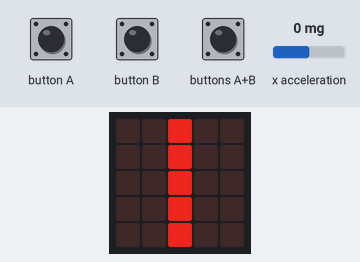
Bench run of a program on a simulated BBC micro:bit running MicroPython. Shown: the board's 5×5 LED display. Inputs (shaded band) come from the test bench; at power-on: x acceleration 0 mg. Dim RGB values are drawn brighter than linear.

Above: at 1.2 s.
1.3 s: x acceleration set to -1440 mg
At 2.2 s:
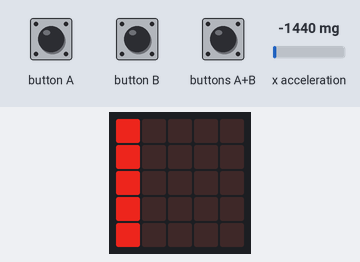
2.8 s: x acceleration set to 750 mg
At 3.3 s:
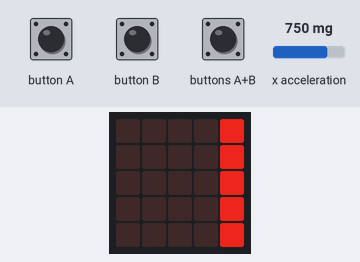
4.3 s: x acceleration set to -750 mg
At 5.5 s:
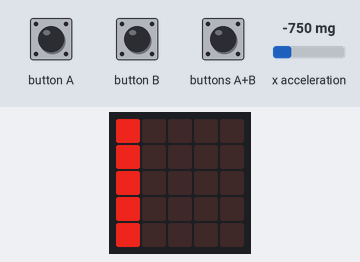
5.8 s: x acceleration set to 0 mg
At 6.8 s:
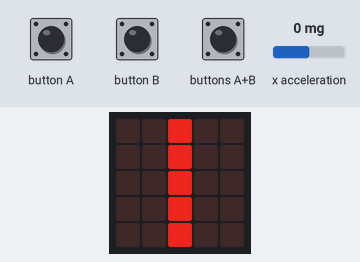
7.3 s: buttons A+B pressed for 0.15 s
At 8.0 s:
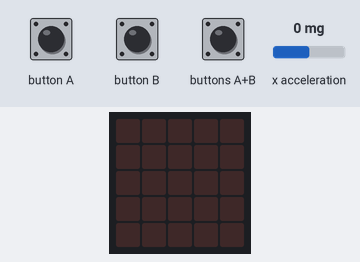
Timing chart, 0 to 9.9 s (numbered marks = the images above; inputs shaded):
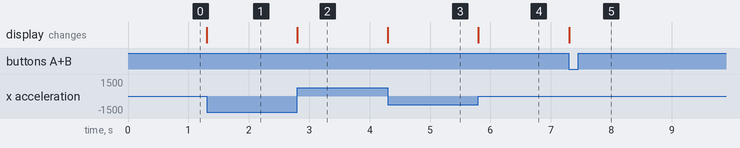

The program:

Spirit_Level_with_on_and_off.py
```python
from microbit import *

centre = Image("00700:""00700:""00700:""00700:""00700:")
right1 = Image("00070:""00070:""00070:""00070:""00070:")
left1 = Image("07000:""07000:""07000:""07000:""07000:")
right2 = Image("00007:""00007:""00007:""00007:""00007:")
left2 = Image("70000:""70000:""70000:""70000:""70000:")

screen = 1

while screen == 1:

    reading = accelerometer.get_x()

    if reading > 30 and reading < 60:
        display.show(right1)
    elif reading <-30 and reading >-60:
        display.show(left1)
    elif reading > 60:
        display.show(right2)
    elif reading < -60:
        display.show(left2)

    elif button_a.is_pressed() and button_b.is_pressed():
        screen = 0

    else:
        display.show(centre)

display.clear()
```

Measured:
- after the input at 1.3 s, the display: changes at once (image 1)
- after the input at 2.8 s, the display: changes at once (image 2)
- after the input at 4.3 s, the display: changes at once (image 3)
- after the input at 5.8 s, the display: changes at once (image 4)
- after the input at 7.3 s, the display: changes at once (image 5)
